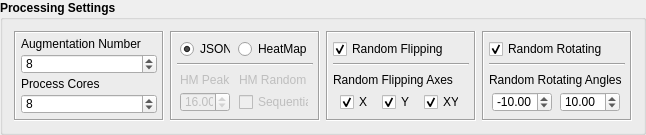
     <widget class="QGroupBox" name="ProcSet">
      <property name="font">
       <font>
        <weight>75</weight>
        <bold>true</bold>
       </font>
      </property>
      <property name="title">
       <string>Processing Settings</string>
      </property>
      <layout class="QHBoxLayout" name="ProcSetLay">
       <item>
        <widget class="QFrame" name="ProcMainSet">
         <property name="minimumSize">
          <size>
           <width>150</width>
           <height>90</height>
          </size>
         </property>
         <property name="maximumSize">
          <size>
           <width>150</width>
           <height>90</height>
          </size>
         </property>
         <property name="font">
          <font>
           <weight>50</weight>
           <bold>false</bold>
          </font>
         </property>
         <property name="frameShape">
          <enum>QFrame::Box</enum>
         </property>
         <property name="frameShadow">
          <enum>QFrame::Sunken</enum>
         </property>
         <layout class="QVBoxLayout" name="AugMainSetLay">
          <property name="spacing">
           <number>0</number>
          </property>
          <property name="leftMargin">
           <number>5</number>
          </property>
          <property name="topMargin">
           <number>0</number>
          </property>
          <property name="rightMargin">
           <number>5</number>
          </property>
          <property name="bottomMargin">
           <number>5</number>
          </property>
          <item>
           <widget class="QLabel" name="AugNoLbl">
            <property name="text">
             <string>Augmentation Number</string>
            </property>
           </widget>
          </item>
          <item>
           <widget class="QSpinBox" name="AugNoSpb">
            <property name="minimumSize">
             <size>
              <width>0</width>
              <height>20</height>
             </size>
            </property>
            <property name="maximumSize">
             <size>
              <width>16777215</width>
              <height>20</height>
             </size>
            </property>
            <property name="font">
             <font>
              <weight>50</weight>
              <bold>false</bold>
             </font>
            </property>
            <property name="minimum">
             <number>0</number>
            </property>
            <property name="maximum">
             <number>128</number>
            </property>
            <property name="value">
             <number>8</number>
            </property>
           </widget>
          </item>
          <item>
           <widget class="QLabel" name="ProcNoLbl">
            <property name="text">
             <string>Process Cores</string>
            </property>
           </widget>
          </item>
          <item>
           <widget class="QSpinBox" name="ProcNoSpb">
            <property name="minimumSize">
             <size>
              <width>0</width>
              <height>20</height>
             </size>
            </property>
            <property name="maximumSize">
             <size>
              <width>16777215</width>
              <height>20</height>
             </size>
            </property>
            <property name="font">
             <font>
              <weight>50</weight>
              <bold>false</bold>
             </font>
            </property>
            <property name="minimum">
             <number>1</number>
            </property>
            <property name="maximum">
             <number>128</number>
            </property>
            <property name="value">
             <number>8</number>
            </property>
           </widget>
          </item>
         </layout>
        </widget>
       </item>
       <item>
        <widget class="QFrame" name="LblSetFrm">
         <property name="minimumSize">
          <size>
           <width>150</width>
           <height>90</height>
          </size>
         </property>
         <property name="maximumSize">
          <size>
           <width>150</width>
           <height>90</height>
          </size>
         </property>
         <property name="font">
          <font>
           <weight>50</weight>
           <bold>false</bold>
          </font>
         </property>
         <property name="frameShape">
          <enum>QFrame::Box</enum>
         </property>
         <property name="frameShadow">
          <enum>QFrame::Sunken</enum>
         </property>
         <layout class="QVBoxLayout" name="LblSetLay">
          <property name="spacing">
           <number>3</number>
          </property>
          <property name="leftMargin">
           <number>5</number>
          </property>
          <property name="topMargin">
           <number>5</number>
          </property>
          <property name="rightMargin">
           <number>5</number>
          </property>
          <property name="bottomMargin">
           <number>5</number>
          </property>
          <item>
           <layout class="QHBoxLayout" name="LblTypValLay">
            <property name="spacing">
             <number>5</number>
            </property>
            <item>
             <widget class="QRadioButton" name="LblTypJS">
              <property name="minimumSize">
               <size>
                <width>50</width>
                <height>20</height>
               </size>
              </property>
              <property name="maximumSize">
               <size>
                <width>50</width>
                <height>20</height>
               </size>
              </property>
              <property name="text">
               <string>JSON</string>
              </property>
              <property name="checked">
               <bool>true</bool>
              </property>
              <attribute name="buttonGroup">
               <string notr="true">LblTypBtnGrp</string>
              </attribute>
             </widget>
            </item>
            <item>
             <widget class="QRadioButton" name="LblTypHM">
              <property name="minimumSize">
               <size>
                <width>70</width>
                <height>20</height>
               </size>
              </property>
              <property name="maximumSize">
               <size>
                <width>70</width>
                <height>20</height>
               </size>
              </property>
              <property name="text">
               <string>HeatMap</string>
              </property>
              <attribute name="buttonGroup">
               <string notr="true">LblTypBtnGrp</string>
              </attribute>
             </widget>
            </item>
           </layout>
          </item>
          <item>
           <widget class="Line" name="LblSetLn">
            <property name="orientation">
             <enum>Qt::Horizontal</enum>
            </property>
           </widget>
          </item>
          <item>
           <layout class="QGridLayout" name="HMSetLay">
            <property name="horizontalSpacing">
             <number>5</number>
            </property>
            <property name="verticalSpacing">
             <number>2</number>
            </property>
            <item row="0" column="0">
             <widget class="QLabel" name="HMPeakLbl">
              <property name="enabled">
               <bool>false</bool>
              </property>
              <property name="minimumSize">
               <size>
                <width>0</width>
                <height>20</height>
               </size>
              </property>
              <property name="maximumSize">
               <size>
                <width>16777215</width>
                <height>20</height>
               </size>
              </property>
              <property name="text">
               <string>HM Peak</string>
              </property>
             </widget>
            </item>
            <item row="0" column="1">
             <widget class="QLabel" name="HMSeqLbl">
              <property name="enabled">
               <bool>false</bool>
              </property>
              <property name="minimumSize">
               <size>
                <width>0</width>
                <height>20</height>
               </size>
              </property>
              <property name="maximumSize">
               <size>
                <width>16777215</width>
                <height>20</height>
               </size>
              </property>
              <property name="text">
               <string>HM Random</string>
              </property>
             </widget>
            </item>
            <item row="1" column="0">
             <widget class="QDoubleSpinBox" name="HMPeak">
              <property name="enabled">
               <bool>false</bool>
              </property>
              <property name="minimumSize">
               <size>
                <width>50</width>
                <height>20</height>
               </size>
              </property>
              <property name="maximumSize">
               <size>
                <width>50</width>
                <height>20</height>
               </size>
              </property>
              <property name="minimum">
               <double>1.000000000000000</double>
              </property>
              <property name="maximum">
               <double>128.000000000000000</double>
              </property>
              <property name="value">
               <double>16.000000000000000</double>
              </property>
             </widget>
            </item>
            <item row="1" column="1">
             <widget class="QCheckBox" name="HMSeqCkb">
              <property name="enabled">
               <bool>false</bool>
              </property>
              <property name="minimumSize">
               <size>
                <width>70</width>
                <height>20</height>
               </size>
              </property>
              <property name="maximumSize">
               <size>
                <width>70</width>
                <height>20</height>
               </size>
              </property>
              <property name="text">
               <string>Sequential</string>
              </property>
             </widget>
            </item>
           </layout>
          </item>
         </layout>
        </widget>
       </item>
       <item>
        <widget class="QFrame" name="RndFlpFrm">
         <property name="minimumSize">
          <size>
           <width>150</width>
           <height>90</height>
          </size>
         </property>
         <property name="maximumSize">
          <size>
           <width>150</width>
           <height>90</height>
          </size>
         </property>
         <property name="font">
          <font>
           <weight>50</weight>
           <bold>false</bold>
          </font>
         </property>
         <property name="frameShape">
          <enum>QFrame::Box</enum>
         </property>
         <property name="frameShadow">
          <enum>QFrame::Sunken</enum>
         </property>
         <layout class="QVBoxLayout" name="RndFlpLay">
          <property name="spacing">
           <number>3</number>
          </property>
          <property name="leftMargin">
           <number>5</number>
          </property>
          <property name="topMargin">
           <number>5</number>
          </property>
          <property name="rightMargin">
           <number>5</number>
          </property>
          <property name="bottomMargin">
           <number>5</number>
          </property>
          <item>
           <widget class="QCheckBox" name="RndFlpCkb">
            <property name="minimumSize">
             <size>
              <width>0</width>
              <height>20</height>
             </size>
            </property>
            <property name="maximumSize">
             <size>
              <width>16777215</width>
              <height>20</height>
             </size>
            </property>
            <property name="text">
             <string>Random Flipping</string>
            </property>
            <property name="checked">
             <bool>true</bool>
            </property>
           </widget>
          </item>
          <item>
           <widget class="Line" name="RndFlpLn">
            <property name="orientation">
             <enum>Qt::Horizontal</enum>
            </property>
           </widget>
          </item>
          <item>
           <layout class="QVBoxLayout" name="RndFlpAxLay">
            <property name="spacing">
             <number>2</number>
            </property>
            <item>
             <widget class="QLabel" name="RndFlpAxLbl">
              <property name="enabled">
               <bool>true</bool>
              </property>
              <property name="minimumSize">
               <size>
                <width>0</width>
                <height>20</height>
               </size>
              </property>
              <property name="maximumSize">
               <size>
                <width>16777215</width>
                <height>20</height>
               </size>
              </property>
              <property name="text">
               <string>Random Flipping Axes</string>
              </property>
             </widget>
            </item>
            <item>
             <layout class="QHBoxLayout" name="RndFlpAxValLay">
              <property name="spacing">
               <number>5</number>
              </property>
              <item>
               <widget class="QCheckBox" name="RndFlpX">
                <property name="minimumSize">
                 <size>
                  <width>30</width>
                  <height>20</height>
                 </size>
                </property>
                <property name="maximumSize">
                 <size>
                  <width>30</width>
                  <height>20</height>
                 </size>
                </property>
                <property name="text">
                 <string>X</string>
                </property>
                <property name="checked">
                 <bool>true</bool>
                </property>
               </widget>
              </item>
              <item>
               <widget class="QCheckBox" name="RndFlpY">
                <property name="minimumSize">
                 <size>
                  <width>30</width>
                  <height>20</height>
                 </size>
                </property>
                <property name="maximumSize">
                 <size>
                  <width>30</width>
                  <height>20</height>
                 </size>
                </property>
                <property name="text">
                 <string>Y</string>
                </property>
                <property name="checked">
                 <bool>true</bool>
                </property>
               </widget>
              </item>
              <item>
               <widget class="QCheckBox" name="RndFlpXY">
                <property name="minimumSize">
                 <size>
                  <width>35</width>
                  <height>20</height>
                 </size>
                </property>
                <property name="maximumSize">
                 <size>
                  <width>35</width>
                  <height>20</height>
                 </size>
                </property>
                <property name="text">
                 <string>XY</string>
                </property>
                <property name="checked">
                 <bool>true</bool>
                </property>
               </widget>
              </item>
             </layout>
            </item>
           </layout>
          </item>
         </layout>
        </widget>
       </item>
       <item>
        <widget class="QFrame" name="RndRotFrm">
         <property name="minimumSize">
          <size>
           <width>150</width>
           <height>90</height>
          </size>
         </property>
         <property name="maximumSize">
          <size>
           <width>150</width>
           <height>90</height>
          </size>
         </property>
         <property name="font">
          <font>
           <weight>50</weight>
           <bold>false</bold>
          </font>
         </property>
         <property name="frameShape">
          <enum>QFrame::Box</enum>
         </property>
         <property name="frameShadow">
          <enum>QFrame::Sunken</enum>
         </property>
         <layout class="QVBoxLayout" name="RndRotLay">
          <property name="spacing">
           <number>3</number>
          </property>
          <property name="leftMargin">
           <number>5</number>
          </property>
          <property name="topMargin">
           <number>5</number>
          </property>
          <property name="rightMargin">
           <number>5</number>
          </property>
          <property name="bottomMargin">
           <number>5</number>
          </property>
          <item>
           <widget class="QCheckBox" name="RndRotCkb">
            <property name="minimumSize">
             <size>
              <width>0</width>
              <height>20</height>
             </size>
            </property>
            <property name="maximumSize">
             <size>
              <width>16777215</width>
              <height>20</height>
             </size>
            </property>
            <property name="text">
             <string>Random Rotating</string>
            </property>
            <property name="checked">
             <bool>true</bool>
            </property>
           </widget>
          </item>
          <item>
           <widget class="Line" name="RndRotLn">
            <property name="orientation">
             <enum>Qt::Horizontal</enum>
            </property>
           </widget>
          </item>
          <item>
           <layout class="QVBoxLayout" name="RndRotAgLay">
            <property name="spacing">
             <number>2</number>
            </property>
            <item>
             <widget class="QLabel" name="RndRotAgLbl">
              <property name="minimumSize">
               <size>
                <width>0</width>
                <height>20</height>
               </size>
              </property>
              <property name="maximumSize">
               <size>
                <width>16777215</width>
                <height>20</height>
               </size>
              </property>
              <property name="text">
               <string>Random Rotating Angles</string>
              </property>
             </widget>
            </item>
            <item>
             <layout class="QHBoxLayout" name="RndRotAgValLay">
              <property name="spacing">
               <number>5</number>
              </property>
              <item>
               <widget class="QDoubleSpinBox" name="RndRotMin">
                <property name="minimumSize">
                 <size>
                  <width>60</width>
                  <height>20</height>
                 </size>
                </property>
                <property name="maximumSize">
                 <size>
                  <width>60</width>
                  <height>20</height>
                 </size>
                </property>
                <property name="minimum">
                 <double>-360.000000000000000</double>
                </property>
                <property name="maximum">
                 <double>360.000000000000000</double>
                </property>
                <property name="singleStep">
                 <double>10.000000000000000</double>
                </property>
                <property name="value">
                 <double>-10.000000000000000</double>
                </property>
               </widget>
              </item>
              <item>
               <widget class="QDoubleSpinBox" name="RndRotMax">
                <property name="minimumSize">
                 <size>
                  <width>60</width>
                  <height>20</height>
                 </size>
                </property>
                <property name="maximumSize">
                 <size>
                  <width>60</width>
                  <height>20</height>
                 </size>
                </property>
                <property name="minimum">
                 <double>-360.000000000000000</double>
                </property>
                <property name="maximum">
                 <double>360.000000000000000</double>
                </property>
                <property name="singleStep">
                 <double>10.000000000000000</double>
                </property>
                <property name="value">
                 <double>10.000000000000000</double>
                </property>
               </widget>
              </item>
             </layout>
            </item>
           </layout>
          </item>
         </layout>
        </widget>
       </item>
      </layout>
     </widget>
